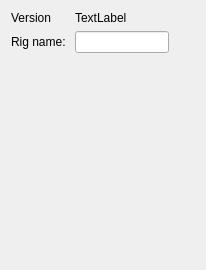
<?xml version="1.0" encoding="UTF-8"?>
<ui version="4.0">
 <class>rigWidget</class>
 <widget class="QWidget" name="rigWidget">
  <property name="geometry">
   <rect>
    <x>0</x>
    <y>0</y>
    <width>206</width>
    <height>270</height>
   </rect>
  </property>
  <property name="windowTitle">
   <string>Form</string>
  </property>
  <layout class="QGridLayout" name="gridLayout">
   <item row="1" column="0">
    <widget class="QLabel" name="rigNameLabel">
     <property name="text">
      <string>Rig name: </string>
     </property>
    </widget>
   </item>
   <item row="6" column="0" colspan="2">
    <spacer name="verticalSpacer">
     <property name="orientation">
      <enum>Qt::Vertical</enum>
     </property>
     <property name="sizeHint" stdset="0">
      <size>
       <width>20</width>
       <height>40</height>
      </size>
     </property>
    </spacer>
   </item>
   <item row="0" column="0">
    <widget class="QLabel" name="versionLabel">
     <property name="sizePolicy">
      <sizepolicy hsizetype="Preferred" vsizetype="Preferred">
       <horstretch>0</horstretch>
       <verstretch>0</verstretch>
      </sizepolicy>
     </property>
     <property name="maximumSize">
      <size>
       <width>40</width>
       <height>16777215</height>
      </size>
     </property>
     <property name="text">
      <string>Version:</string>
     </property>
    </widget>
   </item>
   <item row="0" column="1">
    <widget class="QLabel" name="versionNumLabel">
     <property name="sizePolicy">
      <sizepolicy hsizetype="Preferred" vsizetype="Preferred">
       <horstretch>0</horstretch>
       <verstretch>0</verstretch>
      </sizepolicy>
     </property>
     <property name="text">
      <string>TextLabel</string>
     </property>
    </widget>
   </item>
   <item row="2" column="3">
    <spacer name="horizontalSpacer">
     <property name="orientation">
      <enum>Qt::Horizontal</enum>
     </property>
     <property name="sizeHint" stdset="0">
      <size>
       <width>40</width>
       <height>20</height>
      </size>
     </property>
    </spacer>
   </item>
   <item row="1" column="1">
    <widget class="QLineEdit" name="rigName"/>
   </item>
  </layout>
 </widget>
 <resources/>
 <connections/>
</ui>
